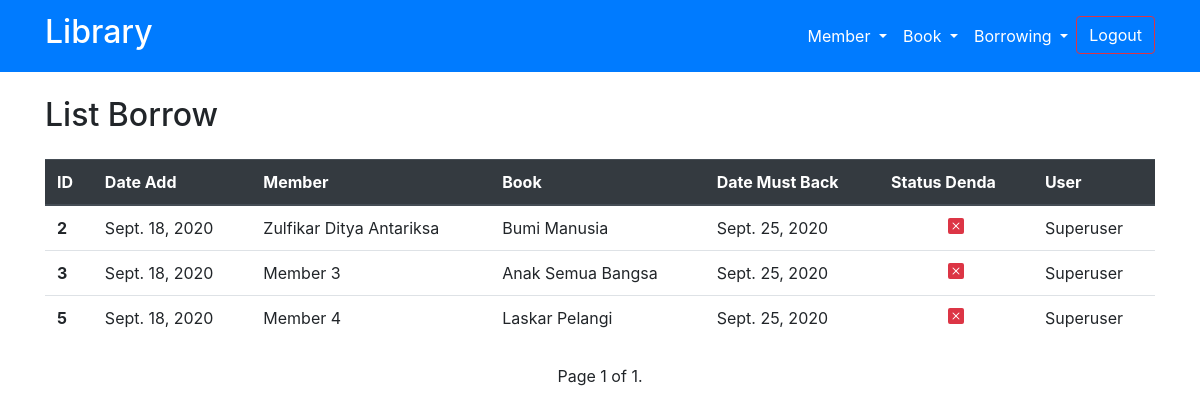
The app's page /borrow-list/ (signed in) with its own data.
### my_app/models.py (models this page shows, shortened)
class Peminjaman(models.Model):
    dateAdd = models.DateField(auto_now_add=True)
    member = models.ForeignKey(Member, on_delete=models.CASCADE)
    book = models.ForeignKey(Book, on_delete=models.CASCADE)
    date_must_back = models.DateField(auto_created=back_day)
    date_back_by_member = models.DateField(blank=True, null=True)
    status_denda = models.BooleanField(default=False)
    status_pengembalian = models.BooleanField(default=False)
    user = models.ForeignKey(User, on_delete=models.CASCADE)
    class Meta:
        verbose_name = "Peminjaman"
        verbose_name_plural = "Peminjamans"
        ordering = ['-dateAdd']
    def denda_check(self):
        today = datetime.date.today()
        if self.date_must_back < today:
            self.status_denda = True
            self.save()
        else:
            self.status_denda = False
            self.save()

class Member(models.Model):
    name = models.CharField(max_length=40)
    date_in = models.DateField(auto_now_add=True)
    address = models.CharField(max_length=50)
    email = models.EmailField(max_length=254)
    date_born = models.DateField()
    status = models.BooleanField(default=True)
    class Meta:
        verbose_name = "Member"
        verbose_name_plural = "Members"
        ordering = ['-date_in']
    def __str__(self):
        return self.name

class Book(models.Model):
    dateAdd = models.DateField(auto_now_add=True)
    author = models.CharField(max_length=50)
    title = models.CharField(max_length=50)
    denda = models.IntegerField(default=10000)
    denda_hilang = models.IntegerField(default=50000)
    status = models.BooleanField(default=True)
    status_dipinjam = models.BooleanField(default=False)
    rating = models.ForeignKey(Rating, on_delete=models.CASCADE,)
    categorie = models.ForeignKey(Categorie, on_delete=models.CASCADE,)
    user = models.ForeignKey(User, on_delete=models.CASCADE)
    class Meta:
        verbose_name = "Book"
        verbose_name_plural = "Books"
        ordering = ['-dateAdd']
    def __str__(self):
        return self.title

### my_app/views.py (the view)
# urls.py: path('borrow-list/', views.borrow_list, name='borrow-list'),
def borrow_list(request):
    if request.user.is_authenticated:
        page = 'Borrow'
        boorow_object = Peminjaman.objects.filter(status_pengembalian=False).order_by('id')
        for i in boorow_object:
            i.denda_check()
        paginator = Paginator(boorow_object, 100)
        pageNum = request.GET.get('page')
        dataresult = paginator.get_page(pageNum)
        return render(request, 'home/list-borrow.html', {
            'data': dataresult,
            'page': page,
        })
    else:
        return HttpResponseRedirect(reverse('login'))

### templates/home/list-borrow.html (shortened to what this page needs)
{% extends 'base.html' %}
{% load static %}
{% block content %}
<div class="container my-4 text-capitalize">
    <h2 class="mb-3">List {{page}}</h2>
</div>
<div class="container my-4 text-capitalize">
    <table class="table table-hover">
        <thead class="thead-dark">
            <th scope="col">ID</th>
            <th scope="col">date add</th>
            <th scope="col">Member</th>
            <th scope="col">book</th>
            <th scope="col">date must back</th>
            <th scope="col">status denda</th>
            <th scope="col">user</th>
        </thead>
        <tbody>
            {% for i in data %}
            {% if i.status_denda is True%}
            <tr class="bg-danger text-white">
            {% else %}
            <tr>
            {% endif %}
                <th scope="row">{{i.id}}</th>
                <td>{{i.dateAdd}}</td>
                <td>{{i.member}}</td>
                <td>{{i.book}}</td>
                <td>{{i.date_must_back}}</td>
                {% if i.status_denda is True %}
                <td class="text-success text-center">
                    <svg width="1em" height="1em" viewBox="0 0 16 16" class="bi bi-check-square-fill"
                        fill="currentColor" xmlns="http://www.w3.org/2000/svg">
                        <path fill-rule="evenodd"
                            d="M2 0a2 2 0 0 0-2 2v12a2 2 0 0 0 2 2h12a2 2 0 0 0 2-2V2a2 2 0 0 0-2-2H2zm10.03 4.97a.75.75 0 0 0-1.08.022L7.477 9.417 5.384 7.323a.75.75 0 0 0-1.06 1.06L6.97 11.03a.75.75 0 0 0 1.079-.02l3.992-4.99a.75.75 0 0 0-.01-1.05z" />
                    </svg>
                </td>
                {% else %}
                <td class="text-danger text-center">
                </td>
                {% endif %}
                <td>{{i.user}}</td>
            </tr>
            {% endfor %}
        </tbody>
    </table>
</div>
<div class="container">
    <div class="row">
        <div class="col text-center">
            <span> Page {{ data.number }} of {{ data.paginator.num_pages }}.</span>
        </div>
    </div>
</div>
{% endblock content %}

### records on screen
Peminjaman: id "2", dateAdd "Sept. 18, 2020", member "Zulfikar Ditya Antariksa", book "Bumi Manusia", date_must_back "Sept. 25, 2020", status_denda False (drawn), user "Superuser"
Peminjaman: id "3", dateAdd "Sept. 18, 2020", member "Member 3", book "Anak Semua Bangsa", date_must_back "Sept. 25, 2020", status_denda False (drawn), user "Superuser"
Peminjaman: id "5", dateAdd "Sept. 18, 2020", member "Member 4", book "Laskar Pelangi", date_must_back "Sept. 25, 2020", status_denda False (drawn), user "Superuser"

### other values on screen
{{ page }} "Borrow"
{{ data.number }} "1"
{{ data.paginator.num_pages }} "1"
